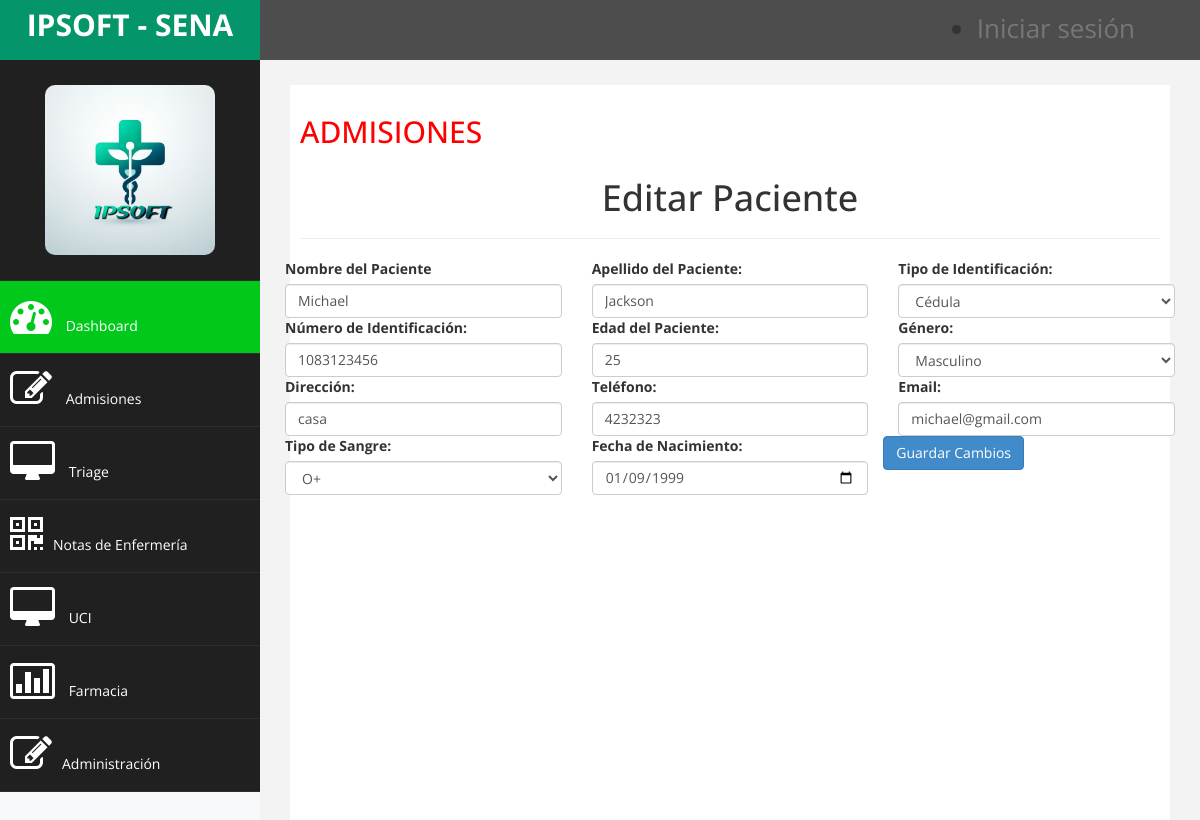
The app's page /pacientes/editar/1/ with its own data.
### admision/models.py (models this page shows)
class paciente(models.Model):
    nombre_paciente = models.CharField(max_length=100)
    apellido_paciente = models.CharField(max_length=100)
    tipo_identificacion = models.CharField(max_length=100)
    numero_identificacion = models.BigIntegerField(default=0)
    edad_paciente = models.IntegerField()
    genero_paciente = models.CharField(max_length=10)
    direccion_paciente = models.CharField(max_length=100)
    telefono_paciente = models.CharField(max_length=20)
    correo_paciente = models.EmailField(null=True, blank=True)
    tipo_sangre = models.CharField(max_length=20)
    fecha_nacimiento = models.DateField()

### admision/views.py (the view, shortened to what this page needs)
# urls.py: path('pacientes/editar/<int:id>/', views.editar_paciente, name='editar_paciente'),  # Editar paciente
def editar_paciente(request, id):
    paciente_obj = get_object_or_404(paciente, id=id)  # Obtener el paciente o devolver un 404
    return render(request, 'ventanas/paciente_editar.html', {'paciente': paciente_obj})

### admision/templates/ventanas/paciente_editar.html (shortened to what this page needs)
{% extends "base.html" %}
{% block contenido %}
{% load static %}
<body>
    <link href={% static 'assets/css/index.css'%} rel="stylesheet" />
 <div id="page-wrapper" >
    <div id="page-inner">
        <div class="row">
            <div class="col-lg-12">
             <h2>ADMISIONES</h2>
            </div>
        </div>
<div class="row justify-content-center">
    <div class="col-md-12 mb-2">
        <h1 class="text-center text-uppercase">
            Editar Paciente
            <hr />
        </h1>
    </div>
</div>
<div class="row justify-content-md-center">
    <form action="{% url 'editar_paciente' paciente.id %}" method="POST" class="row justify-content-md-center g-3">
        <div class="col-md-4">
            <label for="nombre" class="form-label">Nombre del Paciente</label>
            <input type="text" class="form-control" id="nombre" name="nombre" value="{{ paciente.nombre_paciente }}" required>
        </div>
        <div class="col-md-4">
            <label for="apellido" class="form-label">Apellido del Paciente:</label>
            <input type="text" class="form-control" id="apellido" name="apellido" value="{{ paciente.apellido_paciente }}" required>
        </div>
        <div class="col-md-4">
            <label for="tipoid" class="form-label">Tipo de Identificación:</label>
            <select name="tipoid" class="form-control" id="tipoid" required>
                <option value="CC" {% if paciente.tipo_identificacion == "CC" %}selected{% endif %}>Cédula</option>
            </select>
        </div>
        <div class="col-md-4">
            <label for="numeroid" class="form-label">Número de Identificación:</label>
            <input type="text" class="form-control" id="numeroid" name="numeroid" value="{{ paciente.numero_identificacion }}" required>
        </div>
        <div class="col-md-4">
            <label for="edad" class="form-label">Edad del Paciente:</label>
            <input type="number" class="form-control" id="edad" name="edad" min="1" value="{{ paciente.edad_paciente }}" required>
        </div>
        <div class="col-md-4">
            <label for="genero" class="form-label">Género:</label>
            <select id="genero" class="form-control" name="genero" required>
                <option value="masculino" {% if paciente.genero_paciente == "masculino" %}selected{% endif %}>Masculino</option>
            </select>
        </div>
        <div class="col-md-4">
            <label for="direccion" class="form-label">Dirección:</label>
            <input type="text" class="form-control" id="direccion" name="direccion" value="{{ paciente.direccion_paciente }}" required>
        </div>
        <div class="col-md-4">
            <label for="telefono" class="form-label">Teléfono:</label>
            <input type="tel" class="form-control" id="telefono" name="telefono" value="{{ paciente.telefono_paciente }}" required>
        </div>
        <div class="col-md-4">
            <label for="email" class="form-label">Email:</label>
            <input type="email" class="form-control" id="email" name="email" value="{{ paciente.correo_paciente }}">
        </div>
        <div class="col-md-4">
            <label for="tiposangre" class="form-label">Tipo de Sangre:</label>
            <select name="tiposangre" id="tiposangre" class="form-control" required>
                <option value="O+" {% if paciente.tipo_sangre == "O+" %}selected{% endif %}>O+</option>
            </select>
        </div>
        <div class="col-md-4">
            <label for="fecha" class="form-label">Fecha de Nacimiento:</label>
            <input type="date" class="form-control" id="fecha" name="fecha" value="{{ paciente.fecha_nacimiento|date:'Y-m-d' }}" required>
        </div>
        <div class="d-grid gap-2 col-8 mx-auto mt-5">
            <button class="btn btn-primary" type="submit">
                Guardar Cambios
            </button>
        </div>
    </form>
</div>
{% endblock %}

### static/assets/css/custom.css (style rules this page uses)
body { font-family: 'Open Sans', sans-serif; }
#page-wrapper { padding: 15px 15px; min-height: 600px; background:#F3F3F3; }
#page-inner { width:100%; margin:10px 20px 10px 0px; background-color:#fff!important; padding:10px; min-height:1200px; }
.text-center { text-align:center; }
h2 { color: #f00; }
@media (min-width:768px) { #page-wrapper { margin: 0 0 0 260px; padding: 15px 30px; min-height: 1200px; } }

### static/assets/css/proyectos.css (style rules this page uses)
html { font-family: sans-serif; -webkit-text-size-adjust: 100%; -ms-text-size-adjust: 100%; }

### static/assets/css/index.css (style rules this page uses)
body { background-color: #f8f9fa; }

### records on screen
paciente: nombre "Michael", apellido "Jackson", tipoid "Cédula", numeroid "1083123456", edad "25", genero "Masculino", direccion "casa", telefono "4232323", email "michael@gmail.com", tiposangre "O+", fecha "01/09/1999"
